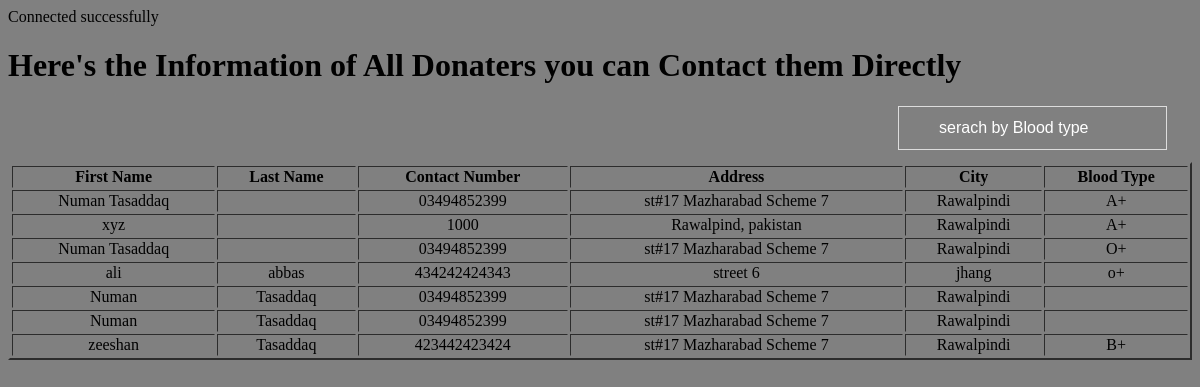
Screenshot of /retrive.php with the database file from the repository.
### tables this page shows
CREATE TABLE `dform` (
  `id` int(11) NOT NULL,
  `Fname` varchar(30) NOT NULL,
  `Lname` varchar(30) NOT NULL,
  `Contact No` varchar(12) NOT NULL,
  `address` varchar(50) NOT NULL,
  `City` varchar(50) NOT NULL,
  `Blood Type` varchar(50) NOT NULL,
  `DonatedBefore` int(11) NOT NULL
);

### retrive.php (the view, shortened to what this page needs)
<?php
include 'connection.php';
$result = mysqli_query($conn,"SELECT * FROM dform");
?>
<!DOCTYPE html>
<html>
 <head>
 </head>
<body>
    <h1>Here's the Information of All Donaters you can Contact them Directly</h1>
    <input type="text"  id="myinput" placeholder="serach by Blood type" onkeyup="myFunction()">
<?php
if (mysqli_num_rows($result) > 0)
{
?>
 <div class="mytable">
 <table border="2" width="100%" id="mytable">
  <tr align="center">
    <th >First Name</th>
    <th > Last Name</th>
    <th>Contact Number</th>
    <th>Address</th>
    <th>City</th>
    <th>Blood Type</th>
  </tr>
<?php
while($row = mysqli_fetch_array($result)) {
?>
<tr align="center">
    <td><?php echo $row["Fname"]; ?></td>
    <td><?php echo $row["Lname"]; ?></td>
    <td><?php echo $row["Contact No"]; ?></td>
    <td><?php echo $row["address"]; ?></td>
    <td><?php echo $row["City"]; ?></td>
    <td><?php echo $row["Blood Type"]; ?></td>
</tr>
<?php
}
?>
</table>
 <?php
}
else{
    echo "No result found";
}
?>
 </div>
 </body>
</html>

### retrive.php (style rules this page uses)
body { background-color: gray; }
#myinput { float:right; background-color: gray; margin-right:25px; font-size: 16px; padding: 12px 20px 12px 40px; border: 1px solid #ddd; margin-bottom: 12px; }
::placeholder { color:white; opacity: 1; }
.mytable { margin-top:55px; }

### rows the page displays
dform: Fname "Numan Tasaddaq", Contact No "03494852399", address "st#17 Mazharabad Scheme 7", City "Rawalpindi", Blood Type "A+"
dform: Fname "xyz", Contact No "1000", address "Rawalpind, pakistan", City "Rawalpindi", Blood Type "A+"
dform: Fname "Numan Tasaddaq", Contact No "03494852399", address "st#17 Mazharabad Scheme 7", City "Rawalpindi", Blood Type "O+"
dform: Fname "ali", Lname "abbas", Contact No "434242424343", address "street 6", City "jhang", Blood Type "o+"
dform: Fname "Numan", Lname "Tasaddaq", Contact No "03494852399", address "st#17 Mazharabad Scheme 7", City "Rawalpindi"
dform: Fname "Numan", Lname "Tasaddaq", Contact No "03494852399", address "st#17 Mazharabad Scheme 7", City "Rawalpindi"
dform: Fname "zeeshan", Lname "Tasaddaq", Contact No "423442423424", address "st#17 Mazharabad Scheme 7", City "Rawalpindi", Blood Type "B+"
